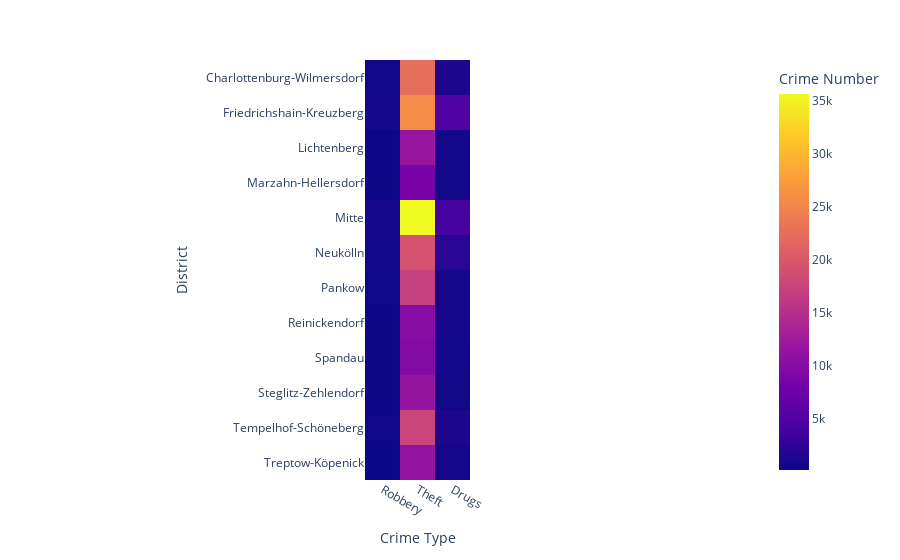

Notebook code for this chart:
### Code cell
# Creating The Heatmap

px.imshow(our_list1,
         
         x = ['Robbery','Theft','Drugs'],
          
         y = Crime_Sum['District'],
                    
          labels = dict(x="Crime Type", y="District", color="Crime Number"),
          
          
          
          
         )

### Figure 1 — Plotly figure (JSON) as saved in the notebook; plotly's stock layout.template omitted (floating-point values rounded to 4 significant figures; data arrays with more than 128 entries replaced by an {"elided": "..."} marker saying what was removed)
{"data": [{"coloraxis": "coloraxis", "hovertemplate": "Crime Type: %{x}<br>District: %{y}<br>Crime Number: %{z}<extra></extra>", "name": "0", "type": "heatmap", "x": ["Robbery", "Theft", "Drugs"], "xaxis": "x", "y": ["Charlottenburg-Wilmersdorf", "Charlottenburg-Wilmersdorf", "Charlottenburg-Wilmersdorf", "Charlottenburg-Wilmersdorf", "Charlottenburg-Wilmersdorf", "Charlottenburg-Wilmersdorf", "Charlottenburg-Wilmersdorf", "Charlottenburg-Wilmersdorf", "Friedrichshain-Kreuzberg", "Friedrichshain-Kreuzberg", "Friedrichshain-Kreuzberg", "Friedrichshain-Kreuzberg", "Friedrichshain-Kreuzberg", "Friedrichshain-Kreuzberg", "Friedrichshain-Kreuzberg", "Friedrichshain-Kreuzberg", "Lichtenberg", "Lichtenberg", "Lichtenberg", "Lichtenberg", "Lichtenberg", "Lichtenberg", "Lichtenberg", "Lichtenberg", "Marzahn-Hellersdorf", "Marzahn-Hellersdorf", "Marzahn-Hellersdorf", "Marzahn-Hellersdorf", "Marzahn-Hellersdorf", "Marzahn-Hellersdorf", "Marzahn-Hellersdorf", "Marzahn-Hellersdorf", "Mitte", "Mitte", "Mitte", "Mitte", "Mitte", "Mitte", "Mitte", "Mitte", "Neukölln", "Neukölln", "Neukölln", "Neukölln", "Neukölln", "Neukölln", "Neukölln", "Neukölln", "Pankow", "Pankow", "Pankow", "Pankow", "Pankow", "Pankow", "Pankow", "Pankow", "Reinickendorf", "Reinickendorf", "Reinickendorf", "Reinickendorf", "Reinickendorf", "Reinickendorf", "Reinickendorf", "Reinickendorf", "Spandau", "Spandau", "Spandau", "Spandau", "Spandau", "Spandau", "Spandau", "Spandau", "Steglitz-Zehlendorf", "Steglitz-Zehlendorf", "Steglitz-Zehlendorf", "Steglitz-Zehlendorf", "Steglitz-Zehlendorf", "Steglitz-Zehlendorf", "Steglitz-Zehlendorf", "Steglitz-Zehlendorf", "Tempelhof-Schöneberg", "Tempelhof-Schöneberg", "Tempelhof-Schöneberg", "Tempelhof-Schöneberg", "Tempelhof-Schöneberg", "Tempelhof-Schöneberg", "Tempelhof-Schöneberg", "Tempelhof-Schöneberg", "Treptow-Köpenick", "Treptow-Köpenick", "Treptow-Köpenick", "Treptow-Köpenick", "Treptow-Köpenick", "Treptow-Köpenick", "Treptow-Köpenick", "Treptow-Köpenick"], "yaxis": "y", "z": {"elided": "96x3 int values"}}], "layout": {"coloraxis": {"colorbar": {"title": {"text": "Crime Number"}}, "colorscale": [[0, "#0d0887"], [0.1111, "#46039f"], [0.2222, "#7201a8"], [0.3333, "#9c179e"], [0.4444, "#bd3786"], [0.5556, "#d8576b"], [0.6667, "#ed7953"], [0.7778, "#fb9f3a"], [0.8889, "#fdca26"], [1, "#f0f921"]]}, "margin": {"t": 60}, "xaxis": {"anchor": "y", "constrain": "domain", "domain": [0, 1], "scaleanchor": "y", "title": {"text": "Crime Type"}}, "yaxis": {"anchor": "x", "autorange": "reversed", "constrain": "domain", "domain": [0, 1], "title": {"text": "District"}}}}
